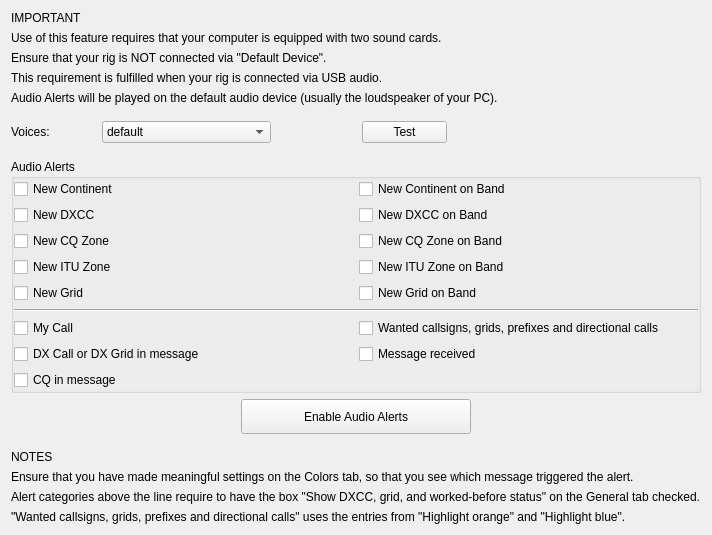
     <widget class="QWidget" name="alerts_tab">
      <attribute name="title">
       <string>Alerts</string>
      </attribute>
      <layout class="QGridLayout" name="gridLayout_20">
       <item row="12" column="0">
        <widget class="QLabel" name="label_23">
         <property name="text">
          <string>Ensure that you have made meaningful settings on the Colors tab, so that you see which message triggered the alert.</string>
         </property>
        </widget>
       </item>
       <item row="5" column="0">
        <spacer name="verticalSpacer_11">
         <property name="orientation">
          <enum>Qt::Vertical</enum>
         </property>
         <property name="sizeType">
          <enum>QSizePolicy::Fixed</enum>
         </property>
         <property name="sizeHint" stdset="0">
          <size>
           <width>20</width>
           <height>10</height>
          </size>
         </property>
        </spacer>
       </item>
       <item row="11" column="0">
        <widget class="QLabel" name="label_25">
         <property name="text">
          <string>NOTES</string>
         </property>
        </widget>
       </item>
       <item row="2" column="0">
        <widget class="QLabel" name="label_19">
         <property name="text">
          <string>Ensure that your rig is NOT connected via &quot;Default Device&quot;.</string>
         </property>
        </widget>
       </item>
       <item row="4" column="0">
        <widget class="QLabel" name="label_21">
         <property name="text">
          <string>Audio Alerts will be played on the default audio device (usually the loudspeaker of your PC).</string>
         </property>
        </widget>
       </item>
       <item row="10" column="0">
        <spacer name="verticalSpacer_8">
         <property name="orientation">
          <enum>Qt::Vertical</enum>
         </property>
         <property name="sizeType">
          <enum>QSizePolicy::Fixed</enum>
         </property>
         <property name="sizeHint" stdset="0">
          <size>
           <width>20</width>
           <height>10</height>
          </size>
         </property>
        </spacer>
       </item>
       <item row="7" column="0">
        <spacer name="verticalSpacer_6">
         <property name="orientation">
          <enum>Qt::Vertical</enum>
         </property>
         <property name="sizeType">
          <enum>QSizePolicy::Fixed</enum>
         </property>
         <property name="sizeHint" stdset="0">
          <size>
           <width>20</width>
           <height>10</height>
          </size>
         </property>
        </spacer>
       </item>
       <item row="14" column="0">
        <widget class="QLabel" name="label_24">
         <property name="text">
          <string>&quot;Wanted callsigns, grids, prefixes and directional calls&quot; uses the entries from &quot;Highlight orange&quot; and &quot;Highlight blue&quot;.</string>
         </property>
        </widget>
       </item>
       <item row="3" column="0">
        <widget class="QLabel" name="label_20">
         <property name="text">
          <string>This requirement is fulfilled when your rig is connected via USB audio.</string>
         </property>
        </widget>
       </item>
       <item row="8" column="0">
        <widget class="QGroupBox" name="groupBox_9">
         <property name="sizePolicy">
          <sizepolicy hsizetype="Preferred" vsizetype="Preferred">
           <horstretch>0</horstretch>
           <verstretch>1</verstretch>
          </sizepolicy>
         </property>
         <property name="title">
          <string>Audio Alerts</string>
         </property>
         <layout class="QGridLayout" name="gridLayout_18">
          <property name="leftMargin">
           <number>0</number>
          </property>
          <property name="topMargin">
           <number>0</number>
          </property>
          <property name="rightMargin">
           <number>0</number>
          </property>
          <property name="bottomMargin">
           <number>0</number>
          </property>
          <property name="spacing">
           <number>6</number>
          </property>
          <item row="0" column="0">
           <widget class="QCheckBox" name="cbContinent">
            <property name="toolTip">
             <string>New Continent</string>
            </property>
            <property name="text">
             <string>New Continent</string>
            </property>
           </widget>
          </item>
          <item row="10" column="0">
           <widget class="QCheckBox" name="cbMyCall">
            <property name="toolTip">
             <string>My Call in message</string>
            </property>
            <property name="text">
             <string>My Call</string>
            </property>
           </widget>
          </item>
          <item row="2" column="0">
           <widget class="QCheckBox" name="cbCQZ">
            <property name="toolTip">
             <string>New CQ Zone</string>
            </property>
            <property name="text">
             <string>New CQ Zone</string>
            </property>
           </widget>
          </item>
          <item row="11" column="1">
           <widget class="QCheckBox" name="cbQSYmessage">
            <property name="text">
             <string>Message received</string>
            </property>
           </widget>
          </item>
          <item row="11" column="0">
           <widget class="QCheckBox" name="cbDXcall">
            <property name="toolTip">
             <string>DX Call or DX Grid in message</string>
            </property>
            <property name="text">
             <string>DX Call or DX Grid in message</string>
            </property>
           </widget>
          </item>
          <item row="10" column="1">
           <widget class="QCheckBox" name="cbWanted">
            <property name="toolTip">
             <string>&lt;html&gt;&lt;head/&gt;&lt;body&gt;&lt;p&gt;Wanted callsigns, grids, prefixes and directional calls. This alert category uses the entries from &amp;quot;Highlight orange&amp;quot; and &amp;quot;Highlight blue&amp;quot;.&lt;/p&gt;&lt;/body&gt;&lt;/html&gt;</string>
            </property>
            <property name="text">
             <string>Wanted callsigns, grids, prefixes and directional calls</string>
            </property>
           </widget>
          </item>
          <item row="1" column="1">
           <widget class="QCheckBox" name="cbDXCCOB">
            <property name="toolTip">
             <string>New DXCC on Band</string>
            </property>
            <property name="text">
             <string>New DXCC on Band</string>
            </property>
           </widget>
          </item>
          <item row="0" column="1">
           <widget class="QCheckBox" name="cbContinentOB">
            <property name="toolTip">
             <string>New Continent on Band</string>
            </property>
            <property name="text">
             <string>New Continent on Band</string>
            </property>
           </widget>
          </item>
          <item row="5" column="1">
           <widget class="QCheckBox" name="cbGridOB">
            <property name="toolTip">
             <string>New Grid on Band</string>
            </property>
            <property name="text">
             <string>New Grid on Band</string>
            </property>
           </widget>
          </item>
          <item row="5" column="0">
           <widget class="QCheckBox" name="cbGrid">
            <property name="toolTip">
             <string>New Grid</string>
            </property>
            <property name="text">
             <string>New Grid</string>
            </property>
           </widget>
          </item>
          <item row="1" column="0">
           <widget class="QCheckBox" name="cbDXCC">
            <property name="toolTip">
             <string>New DXCC</string>
            </property>
            <property name="text">
             <string>New DXCC</string>
            </property>
           </widget>
          </item>
          <item row="3" column="0">
           <widget class="QCheckBox" name="cbITUZ">
            <property name="toolTip">
             <string>New ITU Zone</string>
            </property>
            <property name="text">
             <string>New ITU Zone</string>
            </property>
           </widget>
          </item>
          <item row="9" column="0" colspan="2">
           <widget class="Line" name="line_9">
            <property name="orientation">
             <enum>Qt::Horizontal</enum>
            </property>
           </widget>
          </item>
          <item row="3" column="1">
           <widget class="QCheckBox" name="cbITUZOB">
            <property name="toolTip">
             <string>New ITU Zone on Band</string>
            </property>
            <property name="text">
             <string>New ITU Zone on Band</string>
            </property>
           </widget>
          </item>
          <item row="2" column="1">
           <widget class="QCheckBox" name="cbCQZOB">
            <property name="toolTip">
             <string>New CQ Zone on Band</string>
            </property>
            <property name="text">
             <string>New CQ Zone on Band</string>
            </property>
           </widget>
          </item>
          <item row="12" column="0">
           <widget class="QCheckBox" name="cbCQ">
            <property name="toolTip">
             <string>CQ in message</string>
            </property>
            <property name="text">
             <string>CQ in message</string>
            </property>
           </widget>
          </item>
         </layout>
        </widget>
       </item>
       <item row="0" column="0">
        <widget class="QLabel" name="label_16">
         <property name="text">
          <string>IMPORTANT </string>
         </property>
        </widget>
       </item>
       <item row="6" column="0">
        <layout class="QHBoxLayout" name="voiceSelectLayout" stretch="1,2,1,1,3">
         <item>
          <widget class="QLabel" name="voicesLabel">
           <property name="text">
            <string>Voices:</string>
           </property>
          </widget>
         </item>
         <item>
          <widget class="QComboBox" name="voices_combo_box">
           <property name="currentText">
            <string notr="true">default</string>
           </property>
           <property name="maxVisibleItems">
            <number>15</number>
           </property>
           <item>
            <property name="text">
             <string>default</string>
            </property>
           </item>
          </widget>
         </item>
         <item>
          <spacer name="voiceSpacer_1">
           <property name="orientation">
            <enum>Qt::Horizontal</enum>
           </property>
           <property name="sizeHint" stdset="0">
            <size>
             <width>10</width>
             <height>20</height>
            </size>
           </property>
          </spacer>
         </item>
         <item>
          <widget class="QPushButton" name="pb_test_alerts">
           <property name="toolTip">
            <string>&lt;html&gt;&lt;head/&gt;&lt;body&gt;&lt;p&gt;Test the alert sounds.&lt;/p&gt;&lt;/body&gt;&lt;/html&gt;</string>
           </property>
           <property name="text">
            <string>Test</string>
           </property>
          </widget>
         </item>
         <item>
          <spacer name="voiceSpacer_2">
           <property name="orientation">
            <enum>Qt::Horizontal</enum>
           </property>
           <property name="sizeHint" stdset="0">
            <size>
             <width>40</width>
             <height>20</height>
            </size>
           </property>
          </spacer>
         </item>
        </layout>
       </item>
       <item row="1" column="0">
        <widget class="QLabel" name="label_17">
         <property name="text">
          <string>Use of this feature requires that your computer is equipped with two sound cards.</string>
         </property>
        </widget>
       </item>
       <item row="13" column="0">
        <widget class="QLabel" name="label_22">
         <property name="text">
          <string>Alert categories above the line require to have the box &quot;Show DXCC, grid, and worked-before status&quot; on the General tab checked.</string>
         </property>
        </widget>
       </item>
       <item row="9" column="0">
        <layout class="QHBoxLayout" name="horizontalLayout_21">
         <item>
          <spacer name="horizontalSpacer_20">
           <property name="orientation">
            <enum>Qt::Horizontal</enum>
           </property>
           <property name="sizeHint" stdset="0">
            <size>
             <width>40</width>
             <height>15</height>
            </size>
           </property>
          </spacer>
         </item>
         <item>
          <widget class="QPushButton" name="pbAlerts">
           <property name="sizePolicy">
            <sizepolicy hsizetype="Expanding" vsizetype="Fixed">
             <horstretch>0</horstretch>
             <verstretch>0</verstretch>
            </sizepolicy>
           </property>
           <property name="minimumSize">
            <size>
             <width>0</width>
             <height>35</height>
            </size>
           </property>
           <property name="toolTip">
            <string>Toggle Audio Alerts on/off. Alerts will be played on &quot;DefaultAudioDevice&quot;. DON'T ENABLE AUDIO ALERTS WHEN YOUR RIG IS CONNECTED VIA THIS SOUNDCARD !!!</string>
           </property>
           <property name="styleSheet">
            <string notr="true">QPushButton:checked {
    color: #000000;
	background-color: #00ff00;
    border-style: outset;
	border-width: 1px;
	border-radius: 5px;
    border-color: black;
	min-width: 5em;
	padding: 3px;
}</string>
           </property>
           <property name="text">
            <string>Enable Audio Alerts</string>
           </property>
           <property name="checkable">
            <bool>true</bool>
           </property>
          </widget>
         </item>
         <item>
          <spacer name="horizontalSpacer_21">
           <property name="orientation">
            <enum>Qt::Horizontal</enum>
           </property>
           <property name="sizeHint" stdset="0">
            <size>
             <width>40</width>
             <height>15</height>
            </size>
           </property>
          </spacer>
         </item>
        </layout>
       </item>
      </layout>
     </widget>
